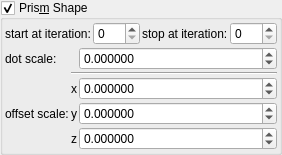
    <widget class="MyGroupBox" name="groupCheck_transf_function_enabledP_false">
     <property name="toolTip">
      <string/>
     </property>
     <property name="title">
      <string>Pris&amp;m Shape</string>
     </property>
     <property name="checkable">
      <bool>true</bool>
     </property>
     <layout class="QVBoxLayout" name="verticalLayout_36" stretch="0,0">
      <property name="spacing">
       <number>2</number>
      </property>
      <property name="leftMargin">
       <number>2</number>
      </property>
      <property name="topMargin">
       <number>2</number>
      </property>
      <property name="rightMargin">
       <number>2</number>
      </property>
      <property name="bottomMargin">
       <number>2</number>
      </property>
      <item>
       <layout class="QHBoxLayout" name="horizontalLayout_22" stretch="0,1,0,1">
        <item>
         <widget class="QLabel" name="label_103">
          <property name="text">
           <string>start at iteration:</string>
          </property>
         </widget>
        </item>
        <item>
         <widget class="MySpinBox" name="spinboxInt_transf_start_iterations_P">
          <property name="sizePolicy">
           <sizepolicy hsizetype="Minimum" vsizetype="Maximum">
            <horstretch>0</horstretch>
            <verstretch>0</verstretch>
           </sizepolicy>
          </property>
          <property name="minimum">
           <number>0</number>
          </property>
          <property name="maximum">
           <number>999</number>
          </property>
          <property name="value">
           <number>0</number>
          </property>
         </widget>
        </item>
        <item>
         <widget class="QLabel" name="label_77">
          <property name="text">
           <string>stop at iteration:</string>
          </property>
         </widget>
        </item>
        <item>
         <widget class="MySpinBox" name="spinboxInt_transf_stop_iterations_P1">
          <property name="sizePolicy">
           <sizepolicy hsizetype="Preferred" vsizetype="Maximum">
            <horstretch>0</horstretch>
            <verstretch>0</verstretch>
           </sizepolicy>
          </property>
          <property name="maximum">
           <number>999</number>
          </property>
         </widget>
        </item>
       </layout>
      </item>
      <item>
       <layout class="QGridLayout" name="gridLayout_25" columnstretch="0,0,1">
        <property name="spacing">
         <number>2</number>
        </property>
        <item row="3" column="1">
         <widget class="QLabel" name="label_136">
          <property name="sizePolicy">
           <sizepolicy hsizetype="Preferred" vsizetype="Preferred">
            <horstretch>0</horstretch>
            <verstretch>0</verstretch>
           </sizepolicy>
          </property>
          <property name="text">
           <string notr="true">y</string>
          </property>
          <property name="alignment">
           <set>Qt::AlignRight|Qt::AlignTrailing|Qt::AlignVCenter</set>
          </property>
         </widget>
        </item>
        <item row="3" column="2">
         <widget class="MyDoubleSpinBox" name="spinbox3_transf_constant_multiplier_000_y">
          <property name="sizePolicy">
           <sizepolicy hsizetype="Minimum" vsizetype="Maximum">
            <horstretch>0</horstretch>
            <verstretch>0</verstretch>
           </sizepolicy>
          </property>
          <property name="prefix">
           <string/>
          </property>
          <property name="suffix">
           <string/>
          </property>
          <property name="decimals">
           <number>6</number>
          </property>
          <property name="minimum">
           <double>-99.989999999999995</double>
          </property>
          <property name="maximum">
           <double>99.989999999999995</double>
          </property>
          <property name="singleStep">
           <double>0.100000000000000</double>
          </property>
         </widget>
        </item>
        <item row="4" column="2">
         <widget class="MyDoubleSpinBox" name="spinbox3_transf_constant_multiplier_000_z">
          <property name="sizePolicy">
           <sizepolicy hsizetype="Minimum" vsizetype="Maximum">
            <horstretch>0</horstretch>
            <verstretch>0</verstretch>
           </sizepolicy>
          </property>
          <property name="prefix">
           <string/>
          </property>
          <property name="suffix">
           <string/>
          </property>
          <property name="decimals">
           <number>6</number>
          </property>
          <property name="minimum">
           <double>-99.989999999999995</double>
          </property>
          <property name="maximum">
           <double>99.989999999999995</double>
          </property>
          <property name="singleStep">
           <double>0.100000000000000</double>
          </property>
         </widget>
        </item>
        <item row="3" column="0">
         <widget class="QLabel" name="label_174">
          <property name="text">
           <string>offset scale:</string>
          </property>
         </widget>
        </item>
        <item row="0" column="2">
         <widget class="MyDoubleSpinBox" name="spinbox_transf_scale">
          <property name="sizePolicy">
           <sizepolicy hsizetype="Minimum" vsizetype="Maximum">
            <horstretch>0</horstretch>
            <verstretch>0</verstretch>
           </sizepolicy>
          </property>
          <property name="font">
           <font>
            <weight>50</weight>
            <bold>false</bold>
           </font>
          </property>
          <property name="prefix">
           <string/>
          </property>
          <property name="suffix">
           <string/>
          </property>
          <property name="decimals">
           <number>6</number>
          </property>
          <property name="minimum">
           <double>-99.989999999999995</double>
          </property>
          <property name="maximum">
           <double>99.989999999999995</double>
          </property>
          <property name="singleStep">
           <double>0.100000000000000</double>
          </property>
         </widget>
        </item>
        <item row="2" column="2">
         <widget class="MyDoubleSpinBox" name="spinbox3_transf_constant_multiplier_000_x">
          <property name="sizePolicy">
           <sizepolicy hsizetype="Minimum" vsizetype="Maximum">
            <horstretch>0</horstretch>
            <verstretch>0</verstretch>
           </sizepolicy>
          </property>
          <property name="prefix">
           <string/>
          </property>
          <property name="suffix">
           <string/>
          </property>
          <property name="decimals">
           <number>6</number>
          </property>
          <property name="minimum">
           <double>-99.989999999999995</double>
          </property>
          <property name="maximum">
           <double>99.989999999999995</double>
          </property>
          <property name="singleStep">
           <double>0.100000000000000</double>
          </property>
         </widget>
        </item>
        <item row="4" column="1">
         <widget class="QLabel" name="label_135">
          <property name="sizePolicy">
           <sizepolicy hsizetype="Preferred" vsizetype="Preferred">
            <horstretch>0</horstretch>
            <verstretch>0</verstretch>
           </sizepolicy>
          </property>
          <property name="text">
           <string notr="true">z</string>
          </property>
          <property name="alignment">
           <set>Qt::AlignRight|Qt::AlignTrailing|Qt::AlignVCenter</set>
          </property>
         </widget>
        </item>
        <item row="2" column="1">
         <widget class="QLabel" name="label_134">
          <property name="sizePolicy">
           <sizepolicy hsizetype="Preferred" vsizetype="Preferred">
            <horstretch>0</horstretch>
            <verstretch>0</verstretch>
           </sizepolicy>
          </property>
          <property name="text">
           <string notr="true">x</string>
          </property>
          <property name="alignment">
           <set>Qt::AlignRight|Qt::AlignTrailing|Qt::AlignVCenter</set>
          </property>
         </widget>
        </item>
        <item row="0" column="0">
         <widget class="QLabel" name="label_177">
          <property name="text">
           <string>dot scale:</string>
          </property>
         </widget>
        </item>
        <item row="1" column="1" colspan="2">
         <widget class="Line" name="line">
          <property name="orientation">
           <enum>Qt::Horizontal</enum>
          </property>
         </widget>
        </item>
       </layout>
      </item>
     </layout>
    </widget>
